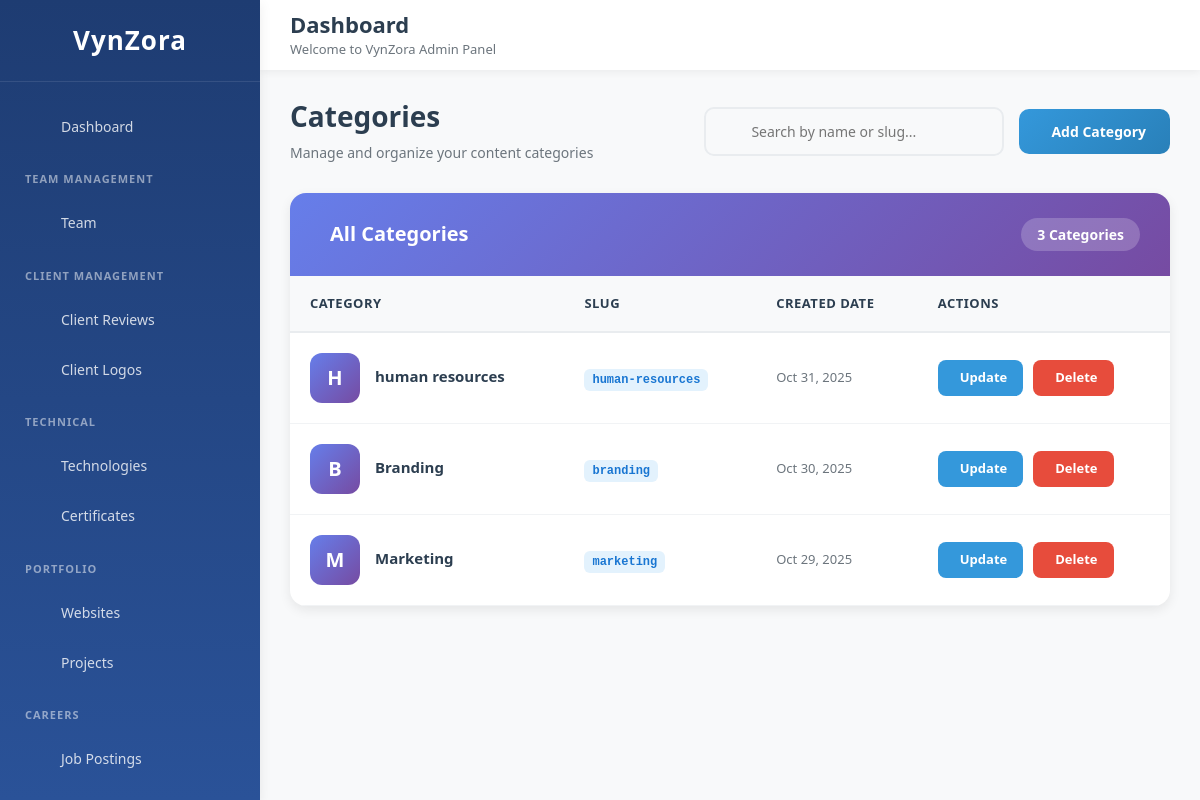
Screenshot of /view-category/ (signed in) with the database file from the repository.
### vynzora_app/models.py (models this page shows, shortened)
class Category(models.Model):
    name = models.CharField(max_length=200, unique=True)
    slug = models.SlugField(unique=True, max_length=255, help_text="Unique URL identifier for the category")
    created_date = models.DateTimeField(default=now, blank=True, null=True)

### vynzora_app/views.py (the view)
# urls.py: path('view-category/', views.view_category, name='view_category'),
@login_required(login_url='user_login')
def view_category(request):
    categories = Category.objects.all().order_by('-id')
    return render(request, "admin_home/view_category.html", {"categories": categories})

### templates/admin_home/view_category.html (shortened to what this page needs)
{% extends "admin_home/base.html" %}
{% load static %}
{% block content %}
<div class="categories-list-container">
  <div class="page-header">
    <div class="header-left">
      <h2>Categories</h2>
      <p>Manage and organize your content categories</p>
    </div>
    <div class="header-right">
      <div class="search-box">
        <input
          type="text"
          id="searchInput"
          placeholder="Search by name or slug..."
          autocomplete="off"
        >
      </div>
      <a href="{% url 'add_category' %}" class="btn-add">
        Add Category
      </a>
    </div>
  </div>
  <div class="categories-card">
    <div class="categories-card-header">
      <h3>
        All Categories
      </h3>
      <span class="categories-count" id="categoriesCount">{{ categories|length }} Categories</span>
    </div>
    <div class="table-wrapper">
      {% if categories %}
      <table class="categories-table">
        <thead>
          <tr>
            <th>Category</th>
            <th>Slug</th>
            <th>Created Date</th>
            <th>Actions</th>
          </tr>
        </thead>
        <tbody id="categoriesTableBody">
          {% for category in categories %}
          <tr data-name="{{ category.name }}" data-slug="{{ category.slug }}">
            <td>
              <div class="category-info">
                <div class="category-icon">
                  {{ category.name|first|upper }}
                </div>
                <div class="category-details">
                  <h4 class="category-name">{{ category.name }}</h4>
                </div>
              </div>
            </td>
            <td>
              <span class="slug-badge">{{ category.slug }}</span>
            </td>
            <td>
              <div class="date-info">
                {{ category.created_date|date:"M d, Y" }}
              </div>
            </td>
            <td>
              <div class="action-buttons">
                <button
                  type="button"
                  class="btn-action btn-update"
                  onclick="openUpdateModal({{ category.id }}, '{{ category.name|escapejs }}', '{{ category.slug|escapejs }}')"
                >
                  Update
                </button>
                <button
                  type="button"
                  class="btn-action btn-delete"
                  onclick="openDeleteModal({{ category.id }}, '{{ category.name|escapejs }}')"
                >
                  Delete
                </button>
              </div>
            </td>
          </tr>
          {% endfor %}
        </tbody>
      </table>
      {% endif %}
    </div>
  </div>
</div>
{% endblock %}

### templates/admin_home/base.html (style rules this page uses)
* { margin: 0; padding: 0; box-sizing: border-box; }
:root { --primary-color: #3498db; --secondary-color: #2c3e50; --success-color: #2ecc71; --warning-color: #f39c12; --danger-color: #e74c3c; --info-color: #9b59b6; --light-bg: #f8f9fa; --dark-text: #2c3e50; --light-text: #6c757d; --border-color: #e9ecef; --sidebar-width: 260px; --header-height: 70px; --shadow-sm: 0 2px 8px rgba(0, 0, 0, 0.06); --shadow-md: 0 4px 12px rgba(0, 0, 0, 0.08); --shadow-lg: 0 8px 24px rgba(0, 0, 0, 0.12); }
body { font-family: 'Segoe UI', Tahoma, Geneva, Verdana, sans-serif; background-color: var(--light-bg); overflow-x: hidden; }
.action-buttons { display: grid; gap: 12px; }

### templates/admin_home/view_category.html (style rules this page uses)
.categories-list-container { max-width: 1400px; margin: 0 auto; animation: fadeIn 0.5s ease; }
.page-header { display: flex; justify-content: space-between; align-items: center; margin-bottom: 30px; flex-wrap: wrap; gap: 20px; }
.header-left h2 { font-size: 28px; font-weight: 700; color: #2c3e50; margin-bottom: 8px; }
.header-left p { color: #6c757d; font-size: 14px; margin: 0; }
.header-right { display: flex; gap: 15px; align-items: center; }
.search-box { position: relative; width: 300px; }
.search-box input { width: 100%; padding: 12px 45px 12px 45px; border: 2px solid #e9ecef; border-radius: 10px; font-size: 14px; transition: all 0.3s ease; background: #f8f9fa; }
.btn-add { padding: 12px 24px; background: linear-gradient(135deg, #3498db, #2980b9); color: white; border: none; border-radius: 10px; font-size: 14px; font-weight: 600; cursor: pointer; transition: all 0.3s ease; display: inline-flex; align-items: center; gap: 8px; text-decoration: none; }
.categories-card { background: #fff; border-radius: 16px; box-shadow: 0 4px 12px rgba(0, 0, 0, 0.08); overflow: hidden; }
.categories-card-header { background: linear-gradient(135deg, #667eea 0%, #764ba2 100%); padding: 25px 30px; color: white; display: flex; align-items: center; justify-content: space-between; }
.categories-card-header h3 { font-size: 20px; font-weight: 700; margin: 0; display: flex; align-items: center; gap: 10px; }
.categories-count { background: rgba(255, 255, 255, 0.2); padding: 6px 16px; border-radius: 20px; font-size: 14px; font-weight: 600; }
.table-wrapper { overflow-x: auto; max-height: 600px; overflow-y: auto; }
.categories-table { width: 100%; border-collapse: collapse; }
.categories-table thead { background: #f8f9fa; position: sticky; top: 0; z-index: 10; }
.categories-table thead th { padding: 18px 20px; text-align: left; font-size: 13px; font-weight: 700; color: #2c3e50; text-transform: uppercase; letter-spacing: 0.5px; border-bottom: 2px solid #e9ecef; }
.categories-table tbody tr { border-bottom: 1px solid #f1f3f5; transition: all 0.3s ease; }
.categories-table tbody td { padding: 20px; font-size: 14px; color: #495057; }
.category-info { display: flex; align-items: center; gap: 15px; }
.category-icon { width: 50px; height: 50px; border-radius: 12px; background: linear-gradient(135deg, #667eea 0%, #764ba2 100%); display: flex; align-items: center; justify-content: center; color: white; font-size: 20px; font-weight: 700; }
.category-details h4 { font-size: 15px; font-weight: 600; color: #2c3e50; margin: 0 0 4px 0; }
.slug-badge { background: #e3f2fd; color: #1976d2; padding: 4px 8px; border-radius: 6px; font-size: 12px; font-weight: 600; font-family: monospace; }
.date-info { font-size: 13px; color: #6c757d; }
.action-buttons { display: flex; gap: 10px; }
.btn-action { padding: 8px 16px; border: none; border-radius: 8px; font-size: 13px; font-weight: 600; cursor: pointer; transition: all 0.3s ease; display: inline-flex; align-items: center; gap: 6px; }
.btn-update { background: #3498db; color: white; }
.btn-delete { background: #e74c3c; color: white; }

### rows the page displays
Category: name|first "H", name "human resources", slug "human-resources", created_date "Oct 31, 2025"
Category: name|first "B", name "Branding", slug "branding", created_date "Oct 30, 2025"
Category: name|first "M", name "Marketing", slug "marketing", created_date "Oct 29, 2025"

### other values shown
{{ categories|length }} "3"
